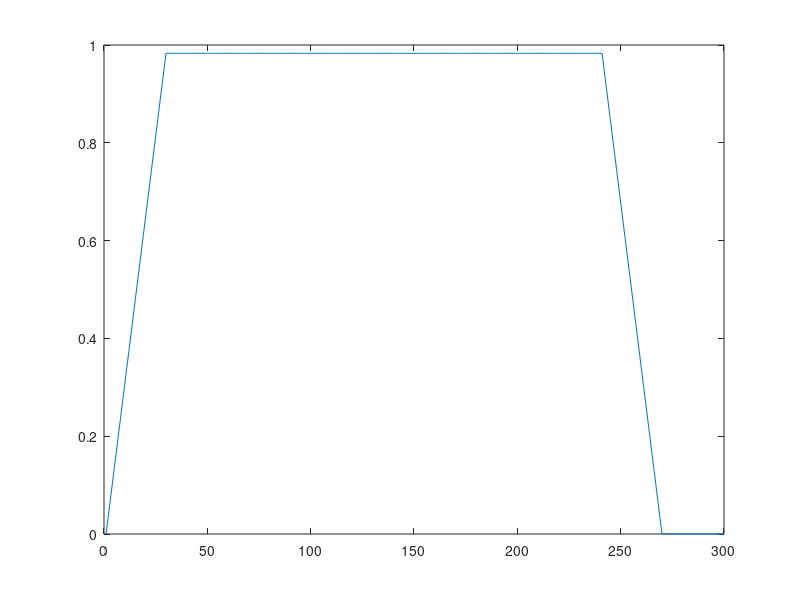

Reproduce this figure in MATLAB.
N = 60;
y = bartlett(N);
len = 300
hop = 30;
yy =  zeros(len,1);
i = 1;
while i+N < len
    yy(i:i+N-1,1) = yy(i:i+N-1,1)+y;
    i = i+hop;
end
plot(yy);
